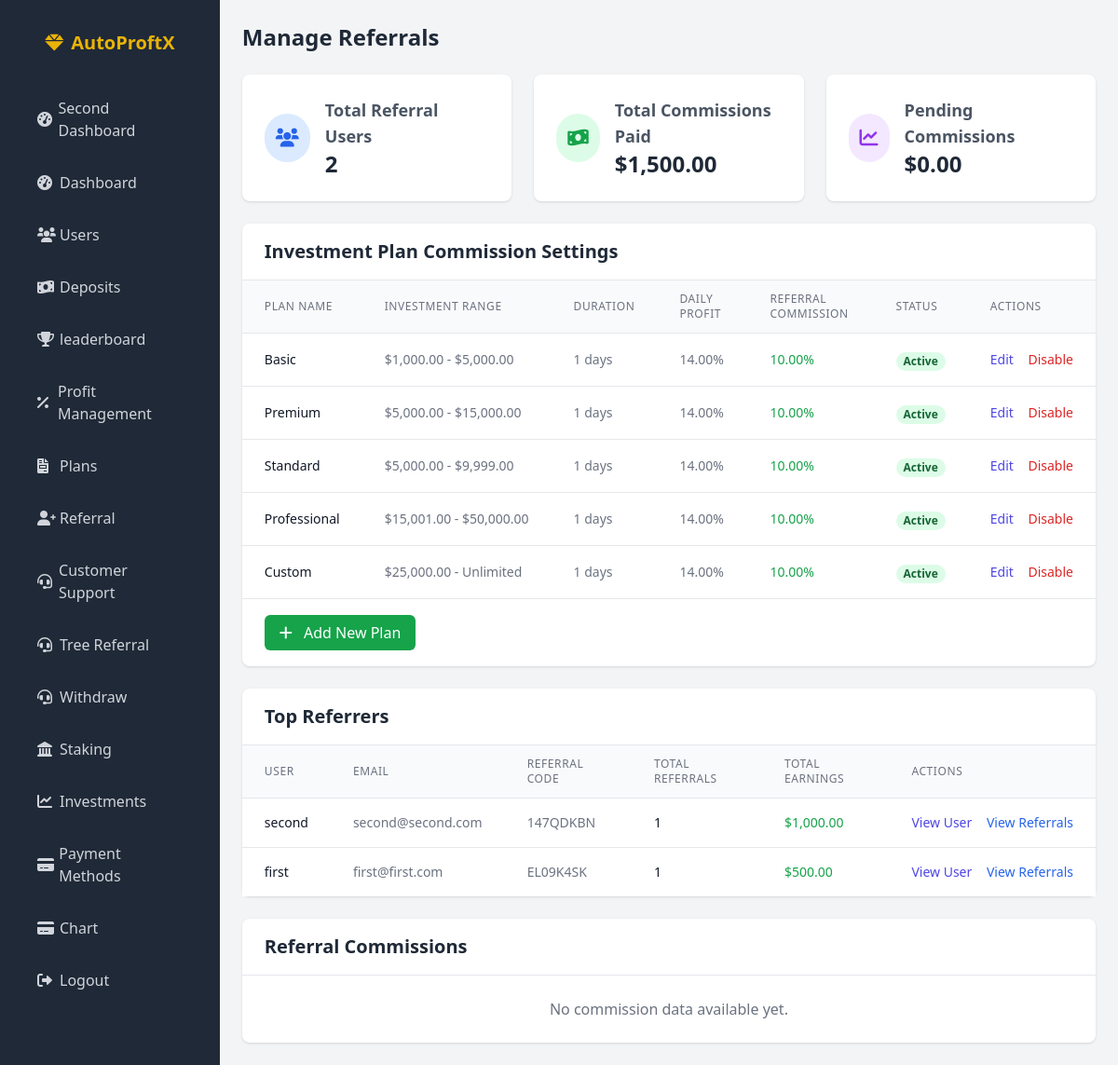
The app's page /admin/tree-referrals.php (signed in), older data.
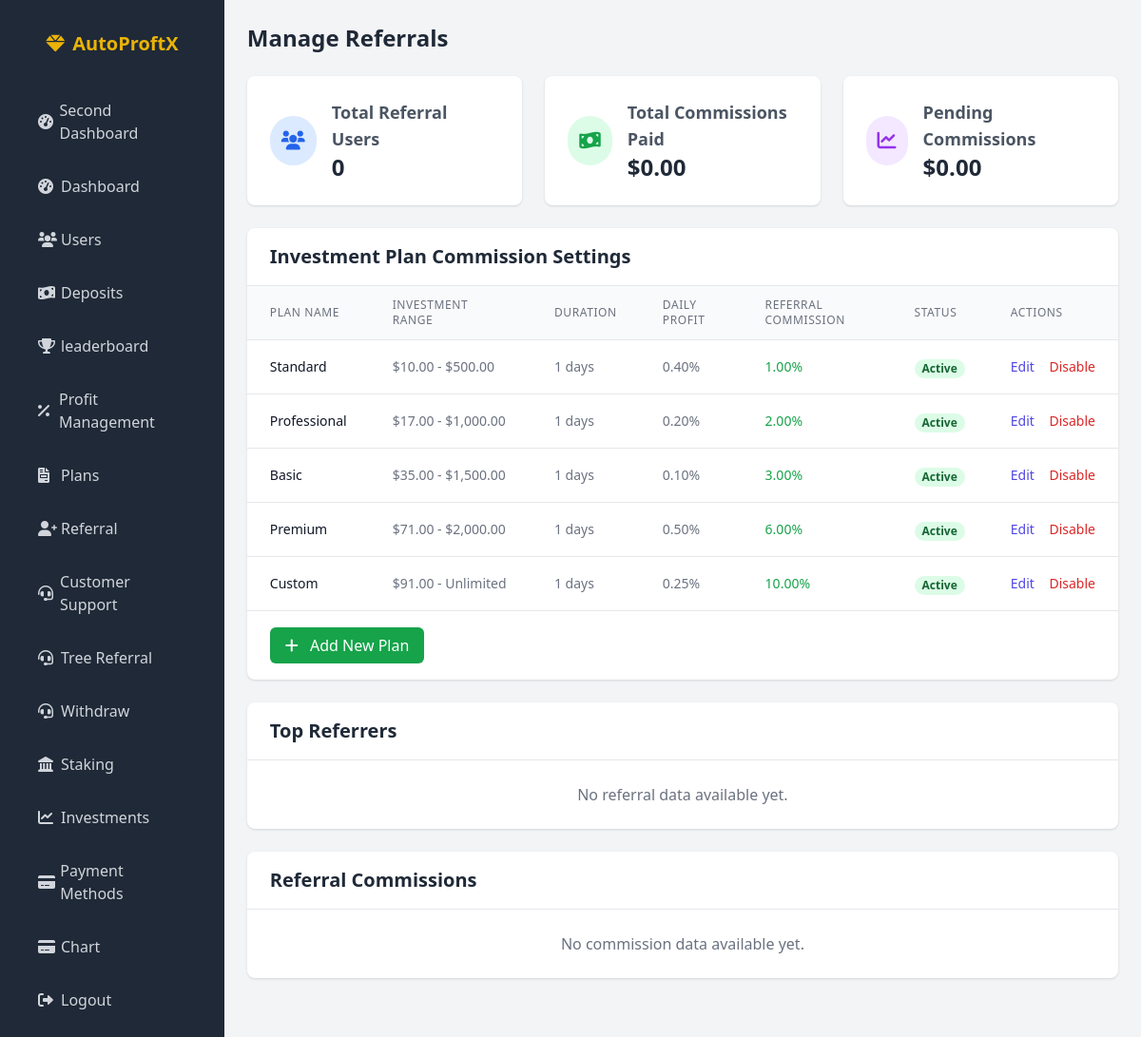
The same page, newer data.
### tables this page shows
CREATE TABLE IF NOT EXISTS `investment_plans` (
  `id` int NOT NULL AUTO_INCREMENT,
  `name` varchar(50) NOT NULL,
  `description` text,
  `min_amount` decimal(15,2) NOT NULL,
  `max_amount` decimal(15,2) DEFAULT NULL,
  `daily_profit_rate` decimal(5,2) NOT NULL,
  `duration_days` int NOT NULL,
  `referral_commission_rate` decimal(5,2) NOT NULL COMMENT 'Commission rate for referrers in percentage',
  `is_active` tinyint(1) NOT NULL DEFAULT '1',
  `created_at` timestamp NULL DEFAULT CURRENT_TIMESTAMP,
  `updated_at` timestamp NULL DEFAULT CURRENT_TIMESTAMP ON UPDATE CURRENT_TIMESTAMP,
  PRIMARY KEY (`id`)
);

CREATE TABLE IF NOT EXISTS `users` (
  `id` int NOT NULL AUTO_INCREMENT,
  `full_name` varchar(100) NOT NULL,
  `email` varchar(100) NOT NULL,
  `referral_code` varchar(20) DEFAULT NULL,
  `referred_by` int DEFAULT NULL,
  `phone` varchar(20) NOT NULL,
  `password` varchar(255) NOT NULL,
  `registration_date` datetime NOT NULL,
  `last_login` datetime DEFAULT NULL,
  `status` enum('active','inactive','suspended') DEFAULT 'active',
  `admin_notes` text,
  `created_at` timestamp NULL DEFAULT CURRENT_TIMESTAMP,
  `login_count` int NOT NULL DEFAULT '0',
  PRIMARY KEY (`id`),
  UNIQUE KEY `email` (`email`)
);

### admin/tree-referrals.php (the view, shortened to what the changed rows need)
<?php
function connect_db()
{
  $conn = new mysqli(DB_HOST, DB_USER, DB_PASS, DB_NAME);
  return $conn;
}
$db = connect_db();
$top_referrers_query = "
    SELECT u.id, u.full_name, u.email, u.referral_code,
           (SELECT COUNT(*) FROM users WHERE referred_by = u.id) as total_referrals,
           (SELECT COALESCE(SUM(commission_amount), 0) FROM referral_commissions WHERE referrer_id = u.id AND status = 'paid') as total_earnings
    FROM users u
    HAVING total_referrals > 0
    ORDER BY total_referrals DESC
    LIMIT 10
";
$result = $db->query($top_referrers_query);
$top_referrers = [];
while ($row = $result->fetch_assoc()) {
  $top_referrers[] = $row;
}
?>
<!DOCTYPE html>
<html lang="en">
<head>
  <script src="https://cdn.tailwindcss.com"></script>
  <link rel="stylesheet" href="https://cdnjs.cloudflare.com/ajax/libs/font-awesome/6.0.0/css/all.min.css" />
</head>
<body class="bg-gray-100">
  <div class="min-h-screen flex">
    <div class="flex-grow p-6">
      <h1 class="text-2xl font-bold text-gray-800 mb-6">Manage Referrals</h1>
      <div class="grid grid-cols-1 md:grid-cols-3 gap-6 mb-6">
        <div class="bg-white rounded-lg shadow p-6">
          <div class="flex items-center">
            <div>
              <h3 class="text-lg font-semibold text-gray-600">Total Referral Users</h3>
              <p class="text-2xl font-bold text-gray-800">
                <?php
                $db = connect_db();
                $result = $db->query("SELECT COUNT(*) as count FROM users WHERE referred_by IS NOT NULL");
                $row = $result->fetch_assoc();
                echo $row['count'];
                ?>
              </p>
            </div>
          </div>
        </div>
        <div class="bg-white rounded-lg shadow p-6">
          <div class="flex items-center">
            <div>
              <h3 class="text-lg font-semibold text-gray-600">Total Commissions Paid</h3>
              <p class="text-2xl font-bold text-gray-800">
                $<?php
                  $db = connect_db();
                  $result = $db->query("SELECT COALESCE(SUM(commission_amount), 0) as total FROM referral_commissions WHERE status = 'paid'");
                  $row = $result->fetch_assoc();
                  echo number_format($row['total'], 2);
                  ?>
              </p>
            </div>
          </div>
        </div>
      </div>
      <div class="bg-white rounded-lg shadow mb-6">
        <div class="px-6 py-4 border-b border-gray-200">
          <h2 class="text-xl font-bold text-gray-800">Investment Plan Commission Settings</h2>
        </div>
        <div class="overflow-x-auto">
          <table class="min-w-full divide-y divide-gray-200">
            <thead class="bg-gray-50">
              <tr>
                <th class="px-6 py-3 text-left text-xs font-medium text-gray-500 uppercase tracking-wider">Plan Name</th>
                <th class="px-6 py-3 text-left text-xs font-medium text-gray-500 uppercase tracking-wider">Investment Range</th>
                <th class="px-6 py-3 text-left text-xs font-medium text-gray-500 uppercase tracking-wider">Duration</th>
                <th class="px-6 py-3 text-left text-xs font-medium text-gray-500 uppercase tracking-wider">Daily Profit</th>
                <th class="px-6 py-3 text-left text-xs font-medium text-gray-500 uppercase tracking-wider">Referral Commission</th>
                <th class="px-6 py-3 text-left text-xs font-medium text-gray-500 uppercase tracking-wider">Status</th>
                <th class="px-6 py-3 text-left text-xs font-medium text-gray-500 uppercase tracking-wider">Actions</th>
              </tr>
            </thead>
            <tbody class="bg-white divide-y divide-gray-200">
              <?php
              $db = connect_db();
              $result = $db->query("SELECT * FROM investment_plans ORDER BY min_amount ASC");
              while ($plan = $result->fetch_assoc()):
              ?>
                <tr>
                  <td class="px-6 py-4 whitespace-nowrap">
                    <div class="text-sm font-medium text-gray-900"><?php echo $plan['name']; ?></div>
                  </td>
                  <td class="px-6 py-4 whitespace-nowrap">
                    <div class="text-sm text-gray-500">
                      $<?php echo number_format($plan['min_amount'], 2); ?> -
                      <?php echo $plan['max_amount'] ? '$' . number_format($plan['max_amount'], 2) : 'Unlimited'; ?>
                    </div>
                  </td>
                  <td class="px-6 py-4 whitespace-nowrap">
                    <div class="text-sm text-gray-500"><?php echo $plan['duration_days']; ?> days</div>
                  </td>
                  <td class="px-6 py-4 whitespace-nowrap">
                    <div class="text-sm text-gray-500"><?php echo $plan['daily_profit_rate']; ?>%</div>
                  </td>
                  <td class="px-6 py-4 whitespace-nowrap">
                    <div class="text-sm font-medium text-green-600"><?php echo $plan['referral_commission_rate']; ?>%</div>
                  </td>
                  <td class="px-6 py-4 whitespace-nowrap">
                    <span class="px-2 inline-flex text-xs leading-5 font-semibold rounded-full <?php echo $plan['is_active'] ? 'bg-green-100 text-green-800' : 'bg-red-100 text-red-800'; ?>">
                      <?php echo $plan['is_active'] ? 'Active' : 'Inactive'; ?>
                    </span>
                  </td>
                  <td class="px-6 py-4 whitespace-nowrap text-sm font-medium">
                    <a href="edit_plan.php?id=<?php echo $plan['id']; ?>" class="text-indigo-600 hover:text-indigo-900 mr-3">Edit</a>
                    <a href="toggle_plan.php?id=<?php echo $plan['id']; ?>" class="text-<?php echo $plan['is_active'] ? 'red' : 'green'; ?>-600 hover:text-<?php echo $plan['is_active'] ? 'red' : 'green'; ?>-900">
                      <?php echo $plan['is_active'] ? 'Disable' : 'Enable'; ?>
                    </a>
                  </td>
                </tr>
              <?php endwhile; ?>
            </tbody>
          </table>
        </div>
      </div>
      <div class="bg-white rounded-lg shadow mb-6">
        <div class="px-6 py-4 border-b border-gray-200">
          <h2 class="text-xl font-bold text-gray-800">Top Referrers</h2>
        </div>
        <?php if (count($top_referrers) > 0): ?>
          <div class="overflow-x-auto">
            <table class="min-w-full divide-y divide-gray-200">
              <thead class="bg-gray-50">
                <tr>
                  <th class="px-6 py-3 text-left text-xs font-medium text-gray-500 uppercase tracking-wider">User</th>
                  <th class="px-6 py-3 text-left text-xs font-medium text-gray-500 uppercase tracking-wider">Email</th>
                  <th class="px-6 py-3 text-left text-xs font-medium text-gray-500 uppercase tracking-wider">Referral Code</th>
                  <th class="px-6 py-3 text-left text-xs font-medium text-gray-500 uppercase tracking-wider">Total Referrals</th>
                  <th class="px-6 py-3 text-left text-xs font-medium text-gray-500 uppercase tracking-wider">Total Earnings</th>
                  <th class="px-6 py-3 text-left text-xs font-medium text-gray-500 uppercase tracking-wider">Actions</th>
                </tr>
              </thead>
              <tbody class="bg-white divide-y divide-gray-200">
                <?php foreach ($top_referrers as $referrer): ?>
                  <tr>
                    <td class="px-6 py-4 whitespace-nowrap">
                      <div class="text-sm font-medium text-gray-900"><?php echo $referrer['full_name']; ?></div>
                    </td>
                    <td class="px-6 py-4 whitespace-nowrap">
                      <div class="text-sm text-gray-500"><?php echo $referrer['email']; ?></div>
                    </td>
                    <td class="px-6 py-4 whitespace-nowrap">
                      <div class="text-sm text-gray-500"><?php echo $referrer['referral_code']; ?></div>
                    </td>
                    <td class="px-6 py-4 whitespace-nowrap">
                      <div class="text-sm font-medium text-gray-900"><?php echo $referrer['total_referrals']; ?></div>
                    </td>
                    <td class="px-6 py-4 whitespace-nowrap">
                      <div class="text-sm font-medium text-green-600">$<?php echo number_format($referrer['total_earnings'], 2); ?></div>
                    </td>
                    <td class="px-6 py-4 whitespace-nowrap text-sm font-medium">
                      <a href="view_user.php?id=<?php echo $referrer['id']; ?>" class="text-indigo-600 hover:text-indigo-900 mr-3">View User</a>
                      <a href="view_referrals.php?user_id=<?php echo $referrer['id']; ?>" class="text-blue-600 hover:text-blue-900">View Referrals</a>
                    </td>
                  </tr>
                <?php endforeach; ?>
              </tbody>
            </table>
          </div>
        <?php else: ?>
          <div class="p-6 text-center">
            <p class="text-gray-500">No referral data available yet.</p>
          </div>
        <?php endif; ?>
      </div>
      <div class="bg-white rounded-lg shadow">
        <div class="px-6 py-4 border-b border-gray-200">
          <h2 class="text-xl font-bold text-gray-800">Referral Commissions</h2>
        </div>
      </div>
    </div>
  </div>
</body>
</html>

Row changes from the older to the newer data that the page shows:
removed users: full_name "second", email "second@second.com", referral_code "147QDKBN", total_referrals "1", total_earnings "1,000.00"
removed users: full_name "first", email "first@first.com", referral_code "EL09K4SK", total_referrals "1", total_earnings "500.00"
changed investment_plans "Standard": min_amount "5,000.00" → "10.00"; max_amount "9,999.00" → "500.00"; daily_profit_rate "14.00" → "0.40"; referral_commission_rate "10.00" → "1.00"; moves up the list
changed investment_plans "Professional": min_amount "15,001.00" → "17.00"; max_amount "50,000.00" → "1,000.00"; daily_profit_rate "14.00" → "0.20"; referral_commission_rate "10.00" → "2.00"; moves up the list
changed investment_plans "Basic": min_amount "1,000.00" → "35.00"; max_amount "5,000.00" → "1,500.00"; daily_profit_rate "14.00" → "0.10"; referral_commission_rate "10.00" → "3.00"
changed investment_plans "Premium": min_amount "5,000.00" → "71.00"; max_amount "15,000.00" → "2,000.00"; daily_profit_rate "14.00" → "0.50"; referral_commission_rate "10.00" → "6.00"
changed investment_plans "Custom": min_amount "25,000.00" → "91.00"; daily_profit_rate "14.00" → "0.25"
Text that changed along with them:
$row['count']: "2" → "0"
$row['total']: "1,500.00" → "0.00"
text no longer shown: "USER EMAIL REFERRAL CODE TOTAL REFERRALS TOTAL EARNINGS ACTIONS"
text now shown: "No referral data available yet."
